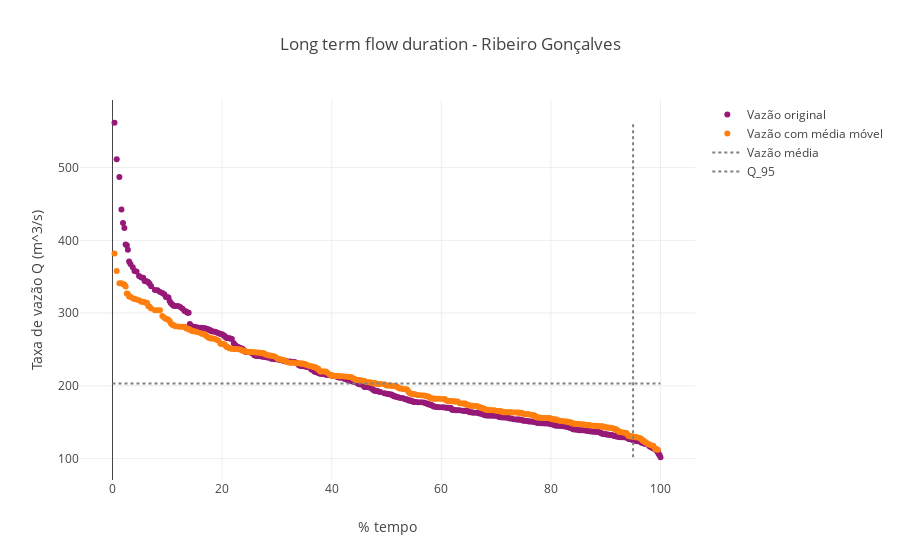

Notebook code for this chart:
### Markdown cell above
## Long term flow duration

### Code cell
cumsum = np.cumsum(ts['vazao'])
#[i for i in range(len(cumsum))][::-1]
x = 100*cumsum/np.max(cumsum)

trace = go.Scatter(y=np.sort(ts['vazao'])[::-1], x=x,
                     marker=dict(color='rgb(150, 25, 120)'), name = 'Vazão original', mode = 'markers')
trace2 = go.Scatter(x=x, y = np.sort(running_mean2(y,4))[::-1], name = 'Vazão com média móvel', mode = 'markers')
trace3 = go.Scatter(y = [203.01851219512204,203.01851219512204], x = [0,100],
                    marker = dict(color = 'gray'), name = 'Vazão média', mode = 'lines',
                    line = dict(dash = 'dot'))
trace4 = go.Scatter(y = [ts['vazao'].min(), ts['vazao'].max()], x = [95,95],
                    marker = dict(color = 'gray'), name = 'Q_95', mode = 'lines',
                    line = dict(dash = 'dot'))
layout = go.Layout(
    title="Long term flow duration - Ribeiro Gonçalves",
    xaxis = dict(title = '% tempo'), yaxis = dict(title = 'Taxa de vazão Q (m^3/s)'),
    hovermode = 'closest'
)
fig = go.Figure(data=[trace,trace2,trace3, trace4], layout=layout)
pyo.iplot(fig, filename='cdf-dataset')

### Figure 1 — Plotly figure (JSON) as saved in the notebook; plotly's stock layout.template omitted (floating-point values rounded to 4 significant figures; data arrays with more than 128 entries replaced by an {"elided": "..."} marker saying what was removed)
{"data": [{"name": "Vazão original", "y": {"elided": "369 float values"}, "mode": "markers", "marker": {"color": "rgb(150, 25, 120)"}, "x": {"elided": "369 float values"}, "type": "scatter", "uid": "2701bf0e-22b5-4ed3-a809-5d9a28c4c90e"}, {"uid": "73726777-b468-4e54-823a-5bc1b2b326ed", "mode": "markers", "y": {"elided": "366 float values"}, "x": {"elided": "369 float values"}, "type": "scatter", "name": "Vazão com média móvel"}, {"name": "Vazão média", "y": [203.0, 203.0], "mode": "lines", "marker": {"color": "gray"}, "x": [0, 100], "line": {"dash": "dot"}, "type": "scatter", "uid": "0b815834-d839-4c1d-a448-3f316ea34963"}, {"name": "Q_95", "y": [101.8, 561.7], "mode": "lines", "marker": {"color": "gray"}, "x": [95, 95], "line": {"dash": "dot"}, "type": "scatter", "uid": "1b4a9630-5faa-4bcd-a70f-1f5ee9583e04"}], "layout": {"hovermode": "closest", "yaxis": {"title": {"text": "Taxa de vazão Q (m^3/s)"}}, "xaxis": {"title": {"text": "% tempo"}}, "title": {"text": "Long term flow duration - Ribeiro Gonçalves"}}}
